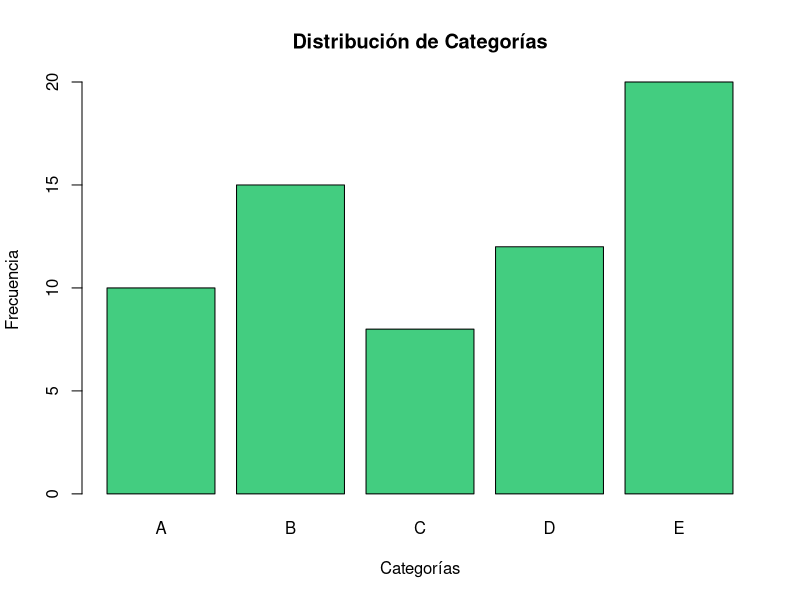
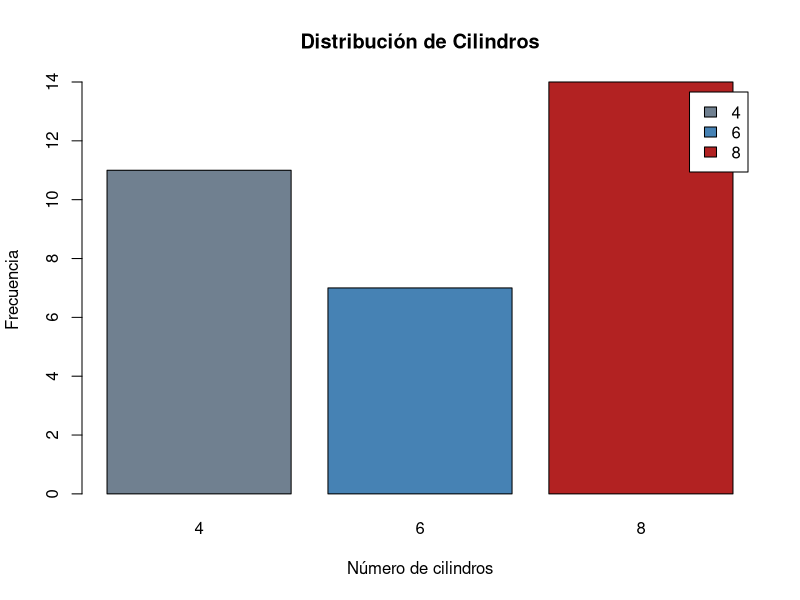
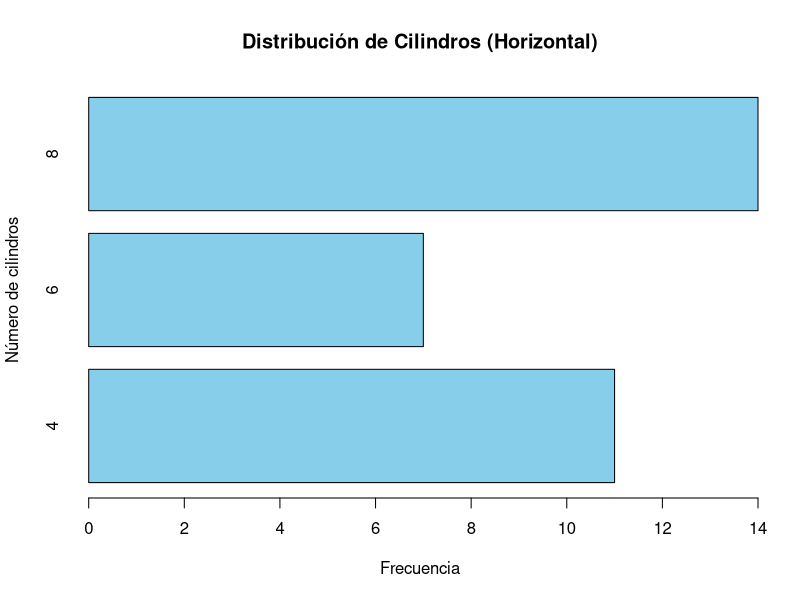

Source code (R) for these figures, in order:
## ---- chunk 1
# Crear datos de ejemplo
categorias <- c("A", "B", "C", "D", "E")
frecuencias <- c(10, 15, 8, 12, 20)

# Crear el gráfico de barras
barplot(frecuencias,
        names.arg = categorias,
        main = "Distribución de Categorías",
        xlab = "Categorías",
        ylab = "Frecuencia",
        col = "seagreen3") # Color más equilibrado

## ---- chunk 2
# Cargar datos mtcars 
data(mtcars) 

# Visualizamos los cinco primeras filas para hacernos una idea de la estructura
head(mtcars)



## ---- chunk 3
# Resumir: Contar cuántos coches hay según número de cilindros (cyl) 
mitabla <- table(mtcars$cyl) 
print(mitabla) 
## ---- chunk 4
# Visualizar: Gráfico de barras verticales 
barplot(mitabla,          
        main = "Distribución de Cilindros",         
        xlab = "Número de cilindros",          
        ylab = "Frecuencia",         
        col = c("slategray", "steelblue", "firebrick"),         
        legend = rownames(mitabla))  
## ---- chunk 5
# Gráfico de barras horizontales (útil si los nombres de las categorías son largos)
barplot(mitabla, 
        main = "Distribución de Cilindros (Horizontal)",
        ylab = "Número de cilindros", 
        xlab = "Frecuencia", 
        horiz = TRUE,
        col = "skyblue")
